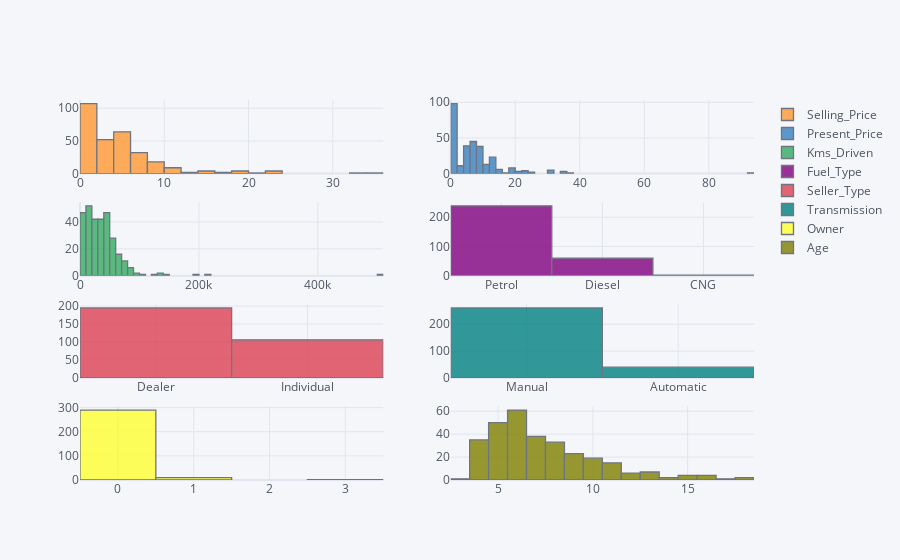

Notebook code cell kept with this figure:
### Code cell
df.iplot(kind="hist",subplots=True);

### Figure 1 — Plotly figure (JSON) as saved in the notebook; plotly's stock layout.template omitted (floating-point values rounded to 4 significant figures; data arrays with more than 128 entries replaced by an {"elided": "..."} marker saying what was removed)
{"data": [{"histfunc": "count", "histnorm": "", "marker": {"color": "rgba(255, 153, 51, 1.0)", "line": {"color": "#4D5663", "width": 1.3}}, "name": "Selling_Price", "opacity": 0.8, "orientation": "v", "type": "histogram", "x": {"elided": "301 float values"}, "xaxis": "x", "yaxis": "y"}, {"histfunc": "count", "histnorm": "", "marker": {"color": "rgba(55, 128, 191, 1.0)", "line": {"color": "#4D5663", "width": 1.3}}, "name": "Present_Price", "opacity": 0.8, "orientation": "v", "type": "histogram", "x": {"elided": "301 float values"}, "xaxis": "x2", "yaxis": "y2"}, {"histfunc": "count", "histnorm": "", "marker": {"color": "rgba(50, 171, 96, 1.0)", "line": {"color": "#4D5663", "width": 1.3}}, "name": "Kms_Driven", "opacity": 0.8, "orientation": "v", "type": "histogram", "x": {"elided": "301 int values"}, "xaxis": "x3", "yaxis": "y3"}, {"histfunc": "count", "histnorm": "", "marker": {"color": "rgba(128, 0, 128, 1.0)", "line": {"color": "#4D5663", "width": 1.3}}, "name": "Fuel_Type", "opacity": 0.8, "orientation": "v", "type": "histogram", "x": {"elided": "301 str values"}, "xaxis": "x4", "yaxis": "y4"}, {"histfunc": "count", "histnorm": "", "marker": {"color": "rgba(219, 64, 82, 1.0)", "line": {"color": "#4D5663", "width": 1.3}}, "name": "Seller_Type", "opacity": 0.8, "orientation": "v", "type": "histogram", "x": {"elided": "301 str values"}, "xaxis": "x5", "yaxis": "y5"}, {"histfunc": "count", "histnorm": "", "marker": {"color": "rgba(0, 128, 128, 1.0)", "line": {"color": "#4D5663", "width": 1.3}}, "name": "Transmission", "opacity": 0.8, "orientation": "v", "type": "histogram", "x": {"elided": "301 str values"}, "xaxis": "x6", "yaxis": "y6"}, {"histfunc": "count", "histnorm": "", "marker": {"color": "rgba(255, 255, 51, 1.0)", "line": {"color": "#4D5663", "width": 1.3}}, "name": "Owner", "opacity": 0.8, "orientation": "v", "type": "histogram", "x": {"elided": "301 int values"}, "xaxis": "x7", "yaxis": "y7"}, {"histfunc": "count", "histnorm": "", "marker": {"color": "rgba(128, 128, 0, 1.0)", "line": {"color": "#4D5663", "width": 1.3}}, "name": "Age", "opacity": 0.8, "orientation": "v", "type": "histogram", "x": {"elided": "301 int values"}, "xaxis": "x8", "yaxis": "y8"}], "layout": {"barmode": "overlay", "legend": {"bgcolor": "#F5F6F9", "font": {"color": "#4D5663"}}, "paper_bgcolor": "#F5F6F9", "plot_bgcolor": "#F5F6F9", "title": {"font": {"color": "#4D5663"}}, "xaxis": {"anchor": "y", "domain": [0, 0.45], "gridcolor": "#E1E5ED", "showgrid": true, "tickfont": {"color": "#4D5663"}, "title": {"font": {"color": "#4D5663"}, "text": ""}, "zerolinecolor": "#E1E5ED"}, "xaxis2": {"anchor": "y2", "domain": [0.55, 1], "gridcolor": "#E1E5ED", "showgrid": true, "tickfont": {"color": "#4D5663"}, "title": {"font": {"color": "#4D5663"}, "text": ""}, "zerolinecolor": "#E1E5ED"}, "xaxis3": {"anchor": "y3", "domain": [0, 0.45], "gridcolor": "#E1E5ED", "showgrid": true, "tickfont": {"color": "#4D5663"}, "title": {"font": {"color": "#4D5663"}, "text": ""}, "zerolinecolor": "#E1E5ED"}, "xaxis4": {"anchor": "y4", "domain": [0.55, 1], "gridcolor": "#E1E5ED", "showgrid": true, "tickfont": {"color": "#4D5663"}, "title": {"font": {"color": "#4D5663"}, "text": ""}, "zerolinecolor": "#E1E5ED"}, "xaxis5": {"anchor": "y5", "domain": [0, 0.45], "gridcolor": "#E1E5ED", "showgrid": true, "tickfont": {"color": "#4D5663"}, "title": {"font": {"color": "#4D5663"}, "text": ""}, "zerolinecolor": "#E1E5ED"}, "xaxis6": {"anchor": "y6", "domain": [0.55, 1], "gridcolor": "#E1E5ED", "showgrid": true, "tickfont": {"color": "#4D5663"}, "title": {"font": {"color": "#4D5663"}, "text": ""}, "zerolinecolor": "#E1E5ED"}, "xaxis7": {"anchor": "y7", "domain": [0, 0.45], "gridcolor": "#E1E5ED", "showgrid": true, "tickfont": {"color": "#4D5663"}, "title": {"font": {"color": "#4D5663"}, "text": ""}, "zerolinecolor": "#E1E5ED"}, "xaxis8": {"anchor": "y8", "domain": [0.55, 1], "gridcolor": "#E1E5ED", "showgrid": true, "tickfont": {"color": "#4D5663"}, "title": {"font": {"color": "#4D5663"}, "text": ""}, "zerolinecolor": "#E1E5ED"}, "yaxis": {"anchor": "x", "domain": [0.8063, 1], "gridcolor": "#E1E5ED", "showgrid": true, "tickfont": {"color": "#4D5663"}, "title": {"font": {"color": "#4D5663"}, "text": ""}, "zerolinecolor": "#E1E5ED"}, "yaxis2": {"anchor": "x2", "domain": [0.8063, 1], "gridcolor": "#E1E5ED", "showgrid": true, "tickfont": {"color": "#4D5663"}, "title": {"font": {"color": "#4D5663"}, "text": ""}, "zerolinecolor": "#E1E5ED"}, "yaxis3": {"anchor": "x3", "domain": [0.5375, 0.7312], "gridcolor": "#E1E5ED", "showgrid": true, "tickfont": {"color": "#4D5663"}, "title": {"font": {"color": "#4D5663"}, "text": ""}, "zerolinecolor": "#E1E5ED"}, "yaxis4": {"anchor": "x4", "domain": [0.5375, 0.7312], "gridcolor": "#E1E5ED", "showgrid": true, "tickfont": {"color": "#4D5663"}, "title": {"font": {"color": "#4D5663"}, "text": ""}, "zerolinecolor": "#E1E5ED"}, "yaxis5": {"anchor": "x5", "domain": [0.2687, 0.4625], "gridcolor": "#E1E5ED", "showgrid": true, "tickfont": {"color": "#4D5663"}, "title": {"font": {"color": "#4D5663"}, "text": ""}, "zerolinecolor": "#E1E5ED"}, "yaxis6": {"anchor": "x6", "domain": [0.2687, 0.4625], "gridcolor": "#E1E5ED", "showgrid": true, "tickfont": {"color": "#4D5663"}, "title": {"font": {"color": "#4D5663"}, "text": ""}, "zerolinecolor": "#E1E5ED"}, "yaxis7": {"anchor": "x7", "domain": [0, 0.1938], "gridcolor": "#E1E5ED", "showgrid": true, "tickfont": {"color": "#4D5663"}, "title": {"font": {"color": "#4D5663"}, "text": ""}, "zerolinecolor": "#E1E5ED"}, "yaxis8": {"anchor": "x8", "domain": [0, 0.1938], "gridcolor": "#E1E5ED", "showgrid": true, "tickfont": {"color": "#4D5663"}, "title": {"font": {"color": "#4D5663"}, "text": ""}, "zerolinecolor": "#E1E5ED"}}}
